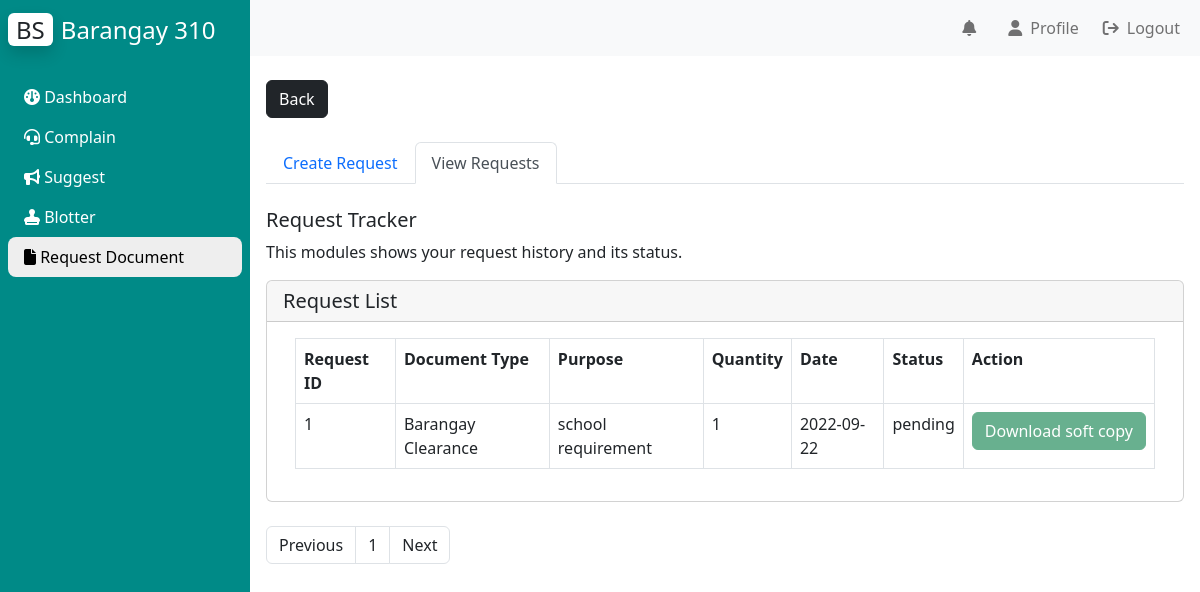
The app's page /Residents/request_document/view_requests.php (signed in) with its own data.
### tables this page shows
CREATE TABLE `bgy_info` (
  `id` int(10) NOT NULL AUTO_INCREMENT,
  `color_theme` varchar(10) NOT NULL,
  `logo_url` text NOT NULL,
  `bgy_name` text NOT NULL,
  `vision` text DEFAULT NULL,
  `mission` text DEFAULT NULL,
  `city` varchar(50) DEFAULT NULL,
  `background_url` varchar(100) DEFAULT NULL,
  PRIMARY KEY (`id`)
);

CREATE TABLE `document_request` (
  `request_ID` int(11) NOT NULL AUTO_INCREMENT,
  `official_ID` int(11) DEFAULT NULL,
  `resident_ID` int(11) NOT NULL,
  `document_ID` int(11) DEFAULT NULL,
  `purpose` varchar(100) NOT NULL,
  `quantity` int(10) NOT NULL,
  `payment` varchar(50) NOT NULL,
  `request_date` date NOT NULL,
  `status` varchar(10) NOT NULL,
  PRIMARY KEY (`request_ID`),
  KEY `NAME` (`document_ID`),
  CONSTRAINT `NAME` FOREIGN KEY (`document_ID`) REFERENCES `document_type` (`id`) ON DELETE SET NULL ON UPDATE SET NULL
);

CREATE TABLE `document_type` (
  `id` int(11) NOT NULL AUTO_INCREMENT,
  `document_type` varchar(50) NOT NULL,
  `price` varchar(100) NOT NULL,
  `availability` varchar(15) DEFAULT NULL,
  PRIMARY KEY (`id`)
);

### phpfiles/bgy_info.php (called while the page is built)
<?php
    include("connection.php");
    $query = "SELECT * FROM bgy_info;";
    $result = $conn -> query($query);
    $row = $result -> fetch_array();
?>

### Residents/request_document/view_requests.php (the view, shortened to what this page needs)
<?php
include('../../phpfiles/connection.php');
?>
<!DOCTYPE html>
<html lang="en" dir="ltr">
<head>
    <link rel="stylesheet" href="style.css">
    <link href="https://cdn.jsdelivr.net/npm/bootstrap@5.2.0/dist/css/bootstrap.min.css" rel="stylesheet">
    <link rel="stylesheet" href="https://cdnjs.cloudflare.com/ajax/libs/font-awesome/6.1.2/css/all.min.css"/>
</head>
<body>
    <div class="main_container d-flex">
        <div class="sidebar" id="side_nav" style="background: <?php
        include("../../phpfiles/bgy_info.php");
        echo $row[1];
        ?>">
            <div class="header-box px-2 pt-3 pb-4 d-flex justify-content-between">
                <h1 class=fs-4><span class="bg-white text-dark rounded shadow px-2 me-2">BS</span><span class="text-white">Barangay <?php
                                                                                                                            include("../../phpfiles/bgy_info.php");
                                                                                                                            echo $row[3];
                                                                                                                            ?></span></h1>
            </div>
            <ul class="list-unstyled px-2">
            <li class=""><a href="../dashboard/dashboard.php" class="text-decoration-none px-3 py-2 d-block"><i class="fa-solid fa-gauge"></i>&nbsp;Dashboard</a></li>
            <li class=""><a href="../file_case/file_complaint.php" class="text-decoration-none px-3 py-2 d-block d-flex justify-content-between"><span><i class="fa-solid fa-headset"></i>&nbsp;Complain</span>
            <li class=""><a href="../file_case/send_suggestion/send_suggestion.php" class="text-decoration-none px-3 py-2 d-block"><i class="fa-solid fa-bullhorn"></i>&nbsp;Suggest</a></li>
            <li class=""><a href="../file_case/file_blotter/file_blotter.php" class="text-decoration-none px-3 py-2 d-block"><i class="fa-solid fa-stamp"></i>&nbsp;Blotter</a></li>
			<li class="active"><a href="#" class="text-decoration-none px-3 py-2 d-block"><i class="fa-solid fa-file"></i>&nbsp;Request Document</a></li>
            </ul>
        </div>
        <div class="content">
            <?php include("../../phpfiles/user_nav.php")?>
            <div class="dashboard-content px-3 py-4">
                <a href="../dashboard/dashboard.php"><button type="button" class="btn btn-dark">Back</button></a>
                <br>
                <br>
                <ul class="nav nav-tabs">
                    <li class="nav-item">
                        <a class="nav-link" aria-current="page" href="request_document.php">Create Request</a>
                    </li>
                    <li class="nav-item">
                        <a class="nav-link active" href="#">View Requests</a>
                    </li>
                </ul>
                <br>
                <h2 class="text fs-5">Request Tracker</h2>
                <p>This modules shows your request history and its status.</p>
                <div class="card">
                    <h5 class="card-header">Request List</h5>
                    <div class="card-body">
                        <div class="container-fluid">
                            <div class="table-responsive" style="width: 100%;">
                                <table class="table table-bordered">
                                    <thead>
                                        <tr class="align-top">
                                            <th>Request ID</th>
                                            <th>Document Type</th>
                                            <th>Purpose</th>
                                            <th>Quantity</th>
                                            <th>Date</th>
                                            <th>Status</th>
                                            <th>Action</th>
                                        </tr>
                                    </thead>
                                    <?php
                                    $userid = $_SESSION['user_id'];
                                    $query = "SELECT id FROM resident_table WHERE user_id = '$userid'";
                                    $result = $conn -> query($query);
                                    $row = $result->fetch_array();
                                    $residentID = $row['id'];
                                    if(isset($_GET['page'])){
                                        $page = $_GET['page'];
                                    } else {
                                        $page = $_GET['page'];
                                    }
                                    $start = ($page-1) * 10;
                                    $query = "SELECT R.*, D.document_type FROM document_request R INNER JOIN document_type D ON R.document_ID = D.id
                                    WHERE resident_ID = '$residentID'  LIMIT $start, 10;";
                                    $result = $conn -> query($query);
                                    $result1 = $conn -> query("SELECT count(request_ID) as id FROM document_request WHERE resident_ID = '$residentID'");
                                    $reqCount = $result1->fetch_assoc();
                                    $total = $reqCount['id'];
                                    $pages = ceil($total / 10);
                                    if($page > 1){
                                        $previous = $page - 1;
                                    } else {
                                        $previous = $page;
                                    }
                                    if($page < $pages){
                                        $next = $page + 1;
                                    } else {
                                        $next = $page;
                                    }
                                    while($row1 = $result->fetch_assoc()){ ?>
                                    <tr>
                                        <td><?php echo $row1["request_ID"]; ?></td>
                                        <td><?php echo $row1["document_type"]; ?></td>
                                        <td><?php echo $row1["purpose"]; ?></td>
                                        <td><?php echo $row1["quantity"]; ?></td>
                                        <td><?php echo $row1["request_date"]; ?></td>
                                        <td><?php echo $row1["status"]; ?></td>
                                        <td>
                                        <form action="../../generate_document/generate_document.php" method="post">
                                            <input type="submit" class="btn btn-success"
                                            <?php if($row1["status"]!='ready'){ echo 'disabled';}?> name="download" value="Download soft copy">
                                        </form>
                                        </td>
                                    </tr>
                                    <?php } ?>
                                </table>
                            </div>
                        </div>
                    </div>
                </div><br>
                <nav aria-label="Page navigation example">
                    <ul class="pagination">
                        <li class="page-item"><a class="page-link text-dark" href="view_requests.php?page=<?php echo $previous;?>">Previous</a></li>
                        <?php for($i=1; $i<=$pages;$i++)
                        {?>
                            <li class="page-item"><a class="page-link text-dark" href="view_requests.php?page=<?php echo $i;?>"><?php echo $i;?></a></li>
                        <?php
                        }?>
                        <li class="page-item"><a class="page-link text-dark" href="view_requests.php?page=<?php echo $next;?>">Next</a></li>
                    </ul>
                </nav>
            </div>
        </div>
    </div>
</body>
</html>

### Residents/request_document/style.css (style rules this page uses)
body { background: #eee; }
#side_nav { background: #000; min-width: 250px; max-width: 250px; transition: all 0.3s; }
.content { min-height: 100vh; width: calc(100% - 250px); }
.sidebar li.active { background: #eee; border-radius: 8px; }
.sidebar li.active a, .sidebar li.active a:hover { color: #000; }
.sidebar li a { color: #fff; }

### records on screen
bgy_info: bgy_name "310"
document_request: request_ID "1", document_ID.document_type "Barangay Clearance", purpose "school requirement", quantity "1", request_date "2022-09-22", status "pending", download "Download soft copy"
